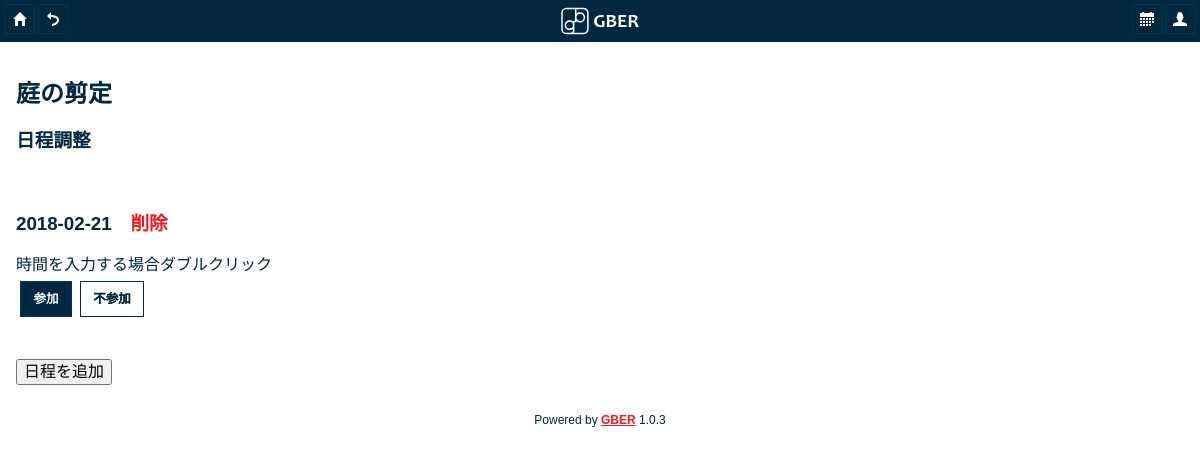
The page /gber/chouseikun.php?workid=1 (signed in) on the database its author committed.
### tables this page shows
CREATE TABLE `helplist` (
  `id` int(11) NOT NULL AUTO_INCREMENT,
  `userno` int(11) DEFAULT NULL,
  `lat` decimal(18,12) DEFAULT NULL,
  `lng` decimal(18,12) DEFAULT NULL,
  `address` text NOT NULL,
  `status` int(11) DEFAULT '0',
  `worktitle` text,
  `content` text,
  `summary` text,
  `price` text,
  `workernum` text,
  `contact` text NOT NULL,
  `workgenre` text NOT NULL,
  `groupgenre` text NOT NULL,
  PRIMARY KEY (`id`)
);

CREATE TABLE `helpdate` (
  `helpdateid` int(11) NOT NULL AUTO_INCREMENT,
  `workid` int(11) NOT NULL,
  `workdate` date NOT NULL,
  `comment` text NOT NULL,
  PRIMARY KEY (`helpdateid`)
);

### gber/chouseikun.php (the view, shortened to what this page needs)
<!DOCTYPE html>
<html>
<head>
    <?php include("./common/commonhead.php"); ?>
    <link rel="stylesheet" type="text/css" href="css/jquery-ui.min.css"/>
</head>
<body>
<div data-role="page" data-url="map-page">
    <?php
    $workid = $_GET['workid'];
    $result = mysql_query("SELECT DISTINCT * FROM helplist WHERE id='" . $workid
        . "'") or die ("Query error: " . mysql_error());
    $record = mysql_fetch_assoc($result);
    $resultworkdate
        = mysql_query("SELECT helpdateid,workdate,comment FROM helpdate WHERE workid='"
        . $workid . "' ORDER BY workdate") or die ("Query error: " . mysql_error());
    $recordsworkdate = array();
    while ($rowworkdate = mysql_fetch_assoc($resultworkdate)) {
        $recordsworkdate[] = $rowworkdate;
    }
    if ($record['status'] < 4) {
        $attendancelist = array();
    } else {
        echo "非公開になった案件です";
        exit;
    }
    ?>
    <?php include("./common/header.php"); ?>
    <div data-role="content">
        <h2 id="worktitle"><?php if ($record['worktitle'] == "") {
                echo "未入力";
            } else {
                echo $record['worktitle'];
            } ?></h2>
        <h3>日程調整</h3>
        <?php
        if (count($recordsworkdate) == 0) {
            echo "日程なし";
        } else {
            foreach ($recordsworkdate as $eachworkdate) {
                if ($_SESSION['userno'] == $record['userno']
                    || $_SESSION['userno'] == 1
                ) {
                    echo "<br><h3 id=\"eachworkdate_" . $eachworkdate['workdate']
                        . "\">" . $eachworkdate['workdate']
                        . "　<a onclick=\"deleteeachdate('"
                        . $eachworkdate['helpdateid'] . "')\">削除</a></h3>";
                    if ($eachworkdate['comment'] == "") {
                        $eachworkdate['comment'] = "時間を入力する場合ダブルクリック";
                    }
                    echo "<span id=\"comment_" . $eachworkdate['helpdateid']
                        . "\" class=\"jobreport\">" . $eachworkdate['comment']
                        . "</span><br><script>$(\"span#comment_"
                        . $eachworkdate['helpdateid']
                        . "\").editable(\"click\",function(e){editcomment("
                        . $eachworkdate['helpdateid'] . ",e.value);});</script>";
                }
                else {
                    echo "<br><h3>" . $eachworkdate['workdate'] . "</h3>";
                    echo "<span>" . $eachworkdate['comment'] . "</span><br>";
                }
                if (!isset($attendancelist[$eachworkdate['helpdateid']][$_SESSION['userno']])) {
                    echo "<div>";
                    echo "<div class=\"ui-block-a\"><input type=\"button\" data-mini=\"true\" onclick=\"answerattendance("
                        . $eachworkdate['helpdateid'] . "," . $_SESSION['userno']
                        . ", 1)\" value=\"参加\"></div>";
                    echo "<div class=\"ui-block-b\"><input type=\"button\" data-mini=\"true\" data-theme=\"c\" onclick=\"answerattendance("
                        . $eachworkdate['helpdateid'] . "," . $_SESSION['userno']
                        . ", 0)\" value=\"不参加\"></div>";
                    echo "</div>";
                }
                echo "<br><br><br>";
            }
        }
        if ($_SESSION['userno'] == $record['userno']
            || $_SESSION['userno'] == 1
        ) {
            echo "<br><button data-role=\"none\" id=\"addworkdatebutton\" onclick=\"$('#visibleaddworkdate').show();$('#addworkdatebutton').hide();\">日程を追加</button>";
        }
        ?>
    </div>
    <?php include("./common/commonFooter.php"); ?>
</div>
</body>
</html>

### gber/css/index.css (style rules this page uses)
html, body { height: 100%; margin: 0; padding: 0; }
body { -webkit-touch-callout: none; -webkit-text-size-adjust: none; -webkit-user-select: text; font-family:'HelveticaNeue-Light', 'HelveticaNeue', Helvetica, Arial, sans-serif; height:100%; margin:0px; padding:0px; width:100%; }

### gber/css/themes/gber.css (style rules this page uses)
html { font-size: 100%; }
body, input, select, textarea, button, .ui-btn { font-size: 1em; line-height: 1.3; font-family: sans-serif ; }
.ui-overlay-a, .ui-page-theme-a, .ui-page-theme-a .ui-panel-wrapper { background-color: #ffffff ; border-color: #eeeeee ; color: #012840 ; text-shadow: 0 0px 0 #f2f2f2 ; }
.ui-page-theme-a a, html .ui-bar-a a, html .ui-body-a a, html body .ui-group-theme-a a { color: #ed1c24 ; font-weight: bold; }

### rows shown on the page
helplist: worktitle "庭の剪定"
helpdate: workdate "2018-02-21", comment "時間を入力する場合ダブルクリック"

### other values the page prints
Constant::VERSION "1.0.3"
